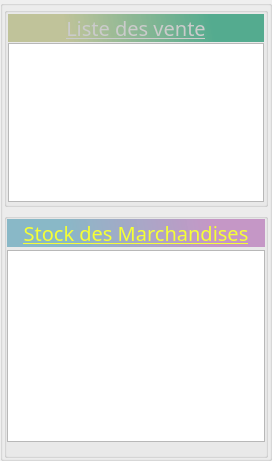
               <widget class="QGroupBox" name="groupBox_46">
                <property name="sizePolicy">
                 <sizepolicy hsizetype="Expanding" vsizetype="Preferred">
                  <horstretch>0</horstretch>
                  <verstretch>0</verstretch>
                 </sizepolicy>
                </property>
                <property name="maximumSize">
                 <size>
                  <width>16777215</width>
                  <height>16777215</height>
                 </size>
                </property>
                <property name="title">
                 <string/>
                </property>
                <layout class="QVBoxLayout" name="verticalLayout_28">
                 <property name="leftMargin">
                  <number>1</number>
                 </property>
                 <property name="topMargin">
                  <number>1</number>
                 </property>
                 <property name="rightMargin">
                  <number>1</number>
                 </property>
                 <property name="bottomMargin">
                  <number>0</number>
                 </property>
                 <item>
                  <widget class="QGroupBox" name="groupBox_49">
                   <property name="maximumSize">
                    <size>
                     <width>16777215</width>
                     <height>200</height>
                    </size>
                   </property>
                   <property name="title">
                    <string/>
                   </property>
                   <layout class="QVBoxLayout" name="verticalLayout_29">
                    <property name="spacing">
                     <number>1</number>
                    </property>
                    <property name="leftMargin">
                     <number>1</number>
                    </property>
                    <property name="topMargin">
                     <number>1</number>
                    </property>
                    <property name="rightMargin">
                     <number>1</number>
                    </property>
                    <property name="bottomMargin">
                     <number>2</number>
                    </property>
                    <item>
                     <widget class="QLabel" name="label_34">
                      <property name="sizePolicy">
                       <sizepolicy hsizetype="Expanding" vsizetype="Expanding">
                        <horstretch>0</horstretch>
                        <verstretch>0</verstretch>
                       </sizepolicy>
                      </property>
                      <property name="maximumSize">
                       <size>
                        <width>16777215</width>
                        <height>30</height>
                       </size>
                      </property>
                      <property name="font">
                       <font>
                        <family>Corbel Light</family>
                        <pointsize>15</pointsize>
                        <underline>true</underline>
                       </font>
                      </property>
                      <property name="styleSheet">
                       <string notr="true">color: rgb(203, 203, 203);
background-color: qlineargradient(spread:pad, x1:0.13, y1:0.568, x2:0.984925, y2:0.551, stop:0.105263 rgba(160, 165, 90, 141), stop:0.784689 rgba(12, 141, 99, 172));</string>
                      </property>
                      <property name="text">
                       <string>Liste des vente</string>
                      </property>
                      <property name="alignment">
                       <set>Qt::AlignBottom|Qt::AlignHCenter</set>
                      </property>
                     </widget>
                    </item>
                    <item>
                     <widget class="QTableView" name="tableV">
                      <property name="styleSheet">
                       <string notr="true">color: rgb(197, 229, 212);
font: 11pt &quot;Consolas&quot;;
background-image: url(:/img/icon/im (13).JPG);</string>
                      </property>
                      <property name="autoScrollMargin">
                       <number>5</number>
                      </property>
                      <property name="editTriggers">
                       <set>QAbstractItemView::AnyKeyPressed|QAbstractItemView::EditKeyPressed</set>
                      </property>
                      <property name="selectionBehavior">
                       <enum>QAbstractItemView::SelectRows</enum>
                      </property>
                      <attribute name="horizontalHeaderMinimumSectionSize">
                       <number>14</number>
                      </attribute>
                      <attribute name="horizontalHeaderDefaultSectionSize">
                       <number>150</number>
                      </attribute>
                     </widget>
                    </item>
                   </layout>
                  </widget>
                 </item>
                 <item>
                  <widget class="QGroupBox" name="groupBox_50">
                   <property name="title">
                    <string/>
                   </property>
                   <layout class="QVBoxLayout" name="verticalLayout_30">
                    <property name="spacing">
                     <number>3</number>
                    </property>
                    <property name="leftMargin">
                     <number>0</number>
                    </property>
                    <property name="topMargin">
                     <number>0</number>
                    </property>
                    <property name="rightMargin">
                     <number>0</number>
                    </property>
                    <property name="bottomMargin">
                     <number>13</number>
                    </property>
                    <item>
                     <widget class="QLabel" name="label_35">
                      <property name="sizePolicy">
                       <sizepolicy hsizetype="Preferred" vsizetype="Expanding">
                        <horstretch>0</horstretch>
                        <verstretch>0</verstretch>
                       </sizepolicy>
                      </property>
                      <property name="maximumSize">
                       <size>
                        <width>16777215</width>
                        <height>32</height>
                       </size>
                      </property>
                      <property name="font">
                       <font>
                        <family>Corbel</family>
                        <pointsize>15</pointsize>
                        <weight>9</weight>
                        <italic>false</italic>
                        <bold>false</bold>
                        <underline>true</underline>
                       </font>
                      </property>
                      <property name="styleSheet">
                       <string notr="true">color: rgb(245, 255, 53);
font: 75 15pt &quot;Corbel&quot;;
background-color: qlineargradient(spread:pad, x1:0.13, y1:0.568, x2:0.984925, y2:0.551, stop:0.110048 rgba(19, 122, 156, 114), stop:0.784689 rgba(149, 44, 152, 111));</string>
                      </property>
                      <property name="text">
                       <string>Stock des Marchandises</string>
                      </property>
                      <property name="alignment">
                       <set>Qt::AlignBottom|Qt::AlignHCenter</set>
                      </property>
                     </widget>
                    </item>
                    <item>
                     <widget class="QTableView" name="tableStock">
                      <property name="styleSheet">
                       <string notr="true">color: rgb(182, 153, 5);
font: 11pt &quot;Consolas&quot;;
background-image: url(:/img/icon/im (1).JPG);</string>
                      </property>
                      <property name="autoScrollMargin">
                       <number>5</number>
                      </property>
                      <property name="editTriggers">
                       <set>QAbstractItemView::AnyKeyPressed</set>
                      </property>
                      <property name="selectionBehavior">
                       <enum>QAbstractItemView::SelectRows</enum>
                      </property>
                      <property name="gridStyle">
                       <enum>Qt::CustomDashLine</enum>
                      </property>
                      <attribute name="horizontalHeaderMinimumSectionSize">
                       <number>14</number>
                      </attribute>
                      <attribute name="horizontalHeaderDefaultSectionSize">
                       <number>100</number>
                      </attribute>
                      <attribute name="verticalHeaderVisible">
                       <bool>false</bool>
                      </attribute>
                     </widget>
                    </item>
                   </layout>
                  </widget>
                 </item>
                </layout>
               </widget>
